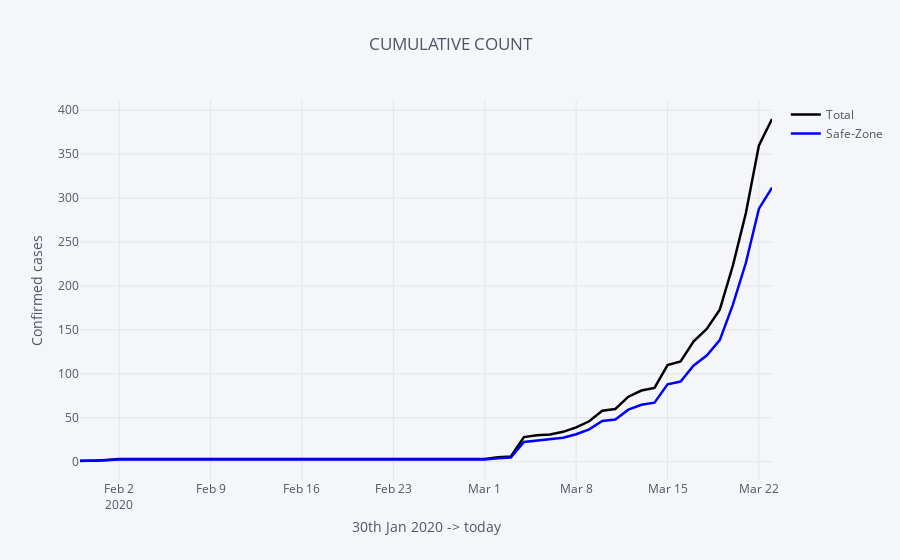

Write notebook code for a chart like this one.
### Code cell
india[['Total','Safe-Zone']].iplot(title='CUMULATIVE COUNT',
                    colors={'Total':'black', 'Safe-Zone':'blue'}, width=2.5
                    ,xTitle='30th Jan 2020 -> today', yTitle='Confirmed cases')

### Figure 1 — Plotly figure (JSON) as saved in the notebook; plotly's stock layout.template omitted (floating-point values rounded to 4 significant figures)
{"data": [{"line": {"color": "black", "dash": "solid", "shape": "linear", "width": 2.5}, "mode": "lines", "name": "Total", "text": "", "type": "scatter", "uid": "73f7203b-bad4-4640-8b7b-9394e964a3c4", "x": ["2020-01-30", "2020-01-31", "2020-02-01", "2020-02-02", "2020-02-03", "2020-02-04", "2020-02-05", "2020-02-06", "2020-02-07", "2020-02-08", "2020-02-09", "2020-02-10", "2020-02-11", "2020-02-12", "2020-02-13", "2020-02-14", "2020-02-15", "2020-02-16", "2020-02-17", "2020-02-18", "2020-02-19", "2020-02-20", "2020-02-21", "2020-02-22", "2020-02-23", "2020-02-24", "2020-02-25", "2020-02-26", "2020-02-27", "2020-02-28", "2020-02-29", "2020-03-01", "2020-03-02", "2020-03-03", "2020-03-04", "2020-03-05", "2020-03-06", "2020-03-07", "2020-03-08", "2020-03-09", "2020-03-10", "2020-03-11", "2020-03-12", "2020-03-13", "2020-03-14", "2020-03-15", "2020-03-16", "2020-03-17", "2020-03-18", "2020-03-19", "2020-03-20", "2020-03-21", "2020-03-22", "2020-03-23"], "y": [1, 1, 2, 3, 3, 3, 3, 3, 3, 3, 3, 3, 3, 3, 3, 3, 3, 3, 3, 3, 3, 3, 3, 3, 3, 3, 3, 3, 3, 3, 3, 3, 5, 6, 28, 30, 31, 34, 39, 46, 58, 60, 74, 81, 84, 110, 114, 137, 151, 173, 223, 283, 360, 390]}, {"line": {"color": "blue", "dash": "solid", "shape": "linear", "width": 2.5}, "mode": "lines", "name": "Safe-Zone", "text": "", "type": "scatter", "uid": "37edc725-8fb5-4dd0-b642-8e0c62faac32", "x": ["2020-01-30", "2020-01-31", "2020-02-01", "2020-02-02", "2020-02-03", "2020-02-04", "2020-02-05", "2020-02-06", "2020-02-07", "2020-02-08", "2020-02-09", "2020-02-10", "2020-02-11", "2020-02-12", "2020-02-13", "2020-02-14", "2020-02-15", "2020-02-16", "2020-02-17", "2020-02-18", "2020-02-19", "2020-02-20", "2020-02-21", "2020-02-22", "2020-02-23", "2020-02-24", "2020-02-25", "2020-02-26", "2020-02-27", "2020-02-28", "2020-02-29", "2020-03-01", "2020-03-02", "2020-03-03", "2020-03-04", "2020-03-05", "2020-03-06", "2020-03-07", "2020-03-08", "2020-03-09", "2020-03-10", "2020-03-11", "2020-03-12", "2020-03-13", "2020-03-14", "2020-03-15", "2020-03-16", "2020-03-17", "2020-03-18", "2020-03-19", "2020-03-20", "2020-03-21", "2020-03-22", "2020-03-23"], "y": [0.8, 0.8, 1.6, 2.4, 2.4, 2.4, 2.4, 2.4, 2.4, 2.4, 2.4, 2.4, 2.4, 2.4, 2.4, 2.4, 2.4, 2.4, 2.4, 2.4, 2.4, 2.4, 2.4, 2.4, 2.4, 2.4, 2.4, 2.4, 2.4, 2.4, 2.4, 2.4, 4, 4.8, 22.4, 24, 24.8, 27.2, 31.2, 36.8, 46.4, 48, 59.2, 64.8, 67.2, 88, 91.2, 109.6, 120.8, 138.4, 178.4, 226.4, 288, 312]}], "layout": {"legend": {"bgcolor": "#F5F6F9", "font": {"color": "#4D5663"}}, "paper_bgcolor": "#F5F6F9", "plot_bgcolor": "#F5F6F9", "title": {"font": {"color": "#4D5663"}, "text": "CUMULATIVE COUNT"}, "xaxis": {"gridcolor": "#E1E5ED", "showgrid": true, "tickfont": {"color": "#4D5663"}, "title": {"font": {"color": "#4D5663"}, "text": "30th Jan 2020 -> today"}, "zerolinecolor": "#E1E5ED"}, "yaxis": {"gridcolor": "#E1E5ED", "showgrid": true, "tickfont": {"color": "#4D5663"}, "title": {"font": {"color": "#4D5663"}, "text": "Confirmed cases"}, "zerolinecolor": "#E1E5ED"}}}
